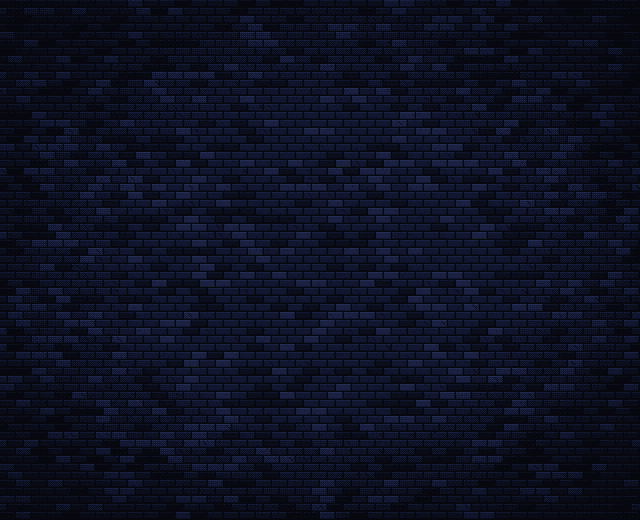
#> input picture mods/pixel-quest/art/bg-kit.png, 1280 x 1040 px, given in place of tablet-dark-none.png, which was not available (shown at 1/2 size)
$ python tab5.py
#> lines starting #> are read from the running program, lines starting #| are printed output that depends on the picture; after the words box and inside, x2 and y2 are one past the last pixel; in counts of white or black regions, pixels touching at a corner belong together
"""Pixel Quest 3단계 시안 5차 — 석판(터미널 뒤 그림)을 구역마다 처음부터 그린다.

실제 석판 그림(art/look/tablet-dark-none.png + deco-dark-none-136.png의 이끼)을 바탕으로 삼고,
글자 줄이 놓이는 칸 밖에만 구역의 그림을 둔다:
  - 위 여백(10px = 5도트), 아래 여백(8px = 4도트): 글자 칸 밖이라 절대 글자 뒤가 아님
  - 오른쪽 아래 구석의 큰 그림 하나, 오른쪽 위 구석의 매달린 것: 줄이 아주 길 때만 글자 뒤
  - 왼쪽 아래(프롬프트가 놓이는 곳)는 비운다
모든 그림은 반 크기(도트 2px)에서 그린다. 글자는 GalmuriMono11 12px로 직접 얹는다.
"""
import math
import os
import random

import numpy as np
from PIL import Image, ImageDraw, ImageFont

ROOT = os.path.abspath(os.path.join(os.path.dirname(__file__), '../..'))
ART = os.path.join(ROOT, 'mods/pixel-quest/art')
TERM = (282, 88, 1268, 772)
TW, TH = TERM[2] - TERM[0], TERM[3] - TERM[1]
W2, H2 = TW // 2, TH // 2
PAD_X, PAD_Y, PITCH, ROWS = 10, 11, 19, 35           # 글자 칸: 첫 줄 위 11px, 줄 간격 19px, 35줄
TOP_FREE, BOT_FREE = 5, 4                              # 글자 칸 밖 여백(도트)
FONT = ImageFont.truetype(os.path.join(ART, '../fonts/GalmuriMono11.ttf'), 12)


def source():
    """화면에 보이는 석판(이끼 포함)과 이끼 자리, 글자 칸 크기로 잘라서."""
    t = Image.open(os.path.join(ART, 'look/tablet-dark-none.png')).convert('RGBA')
    d = Image.open(os.path.join(ART, 'look/deco-dark-none-136.png')).convert('RGBA')
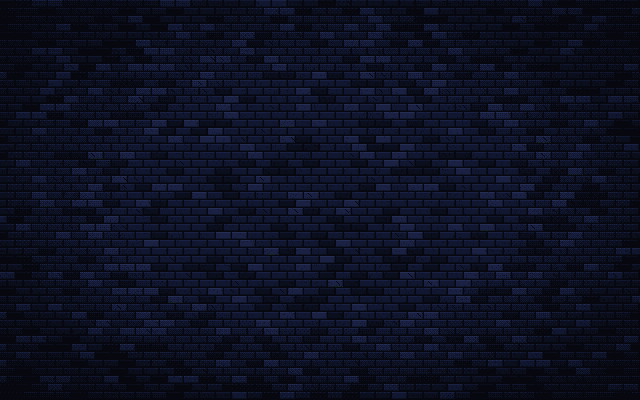
#> input picture mods/pixel-quest/art/bg-work.png, 1280 x 800 px, given in place of deco-dark-none-136.png, which was not available (shown at 1/2 size)
    c = Image.new('RGBA', d.size, (18, 23, 49, 255))
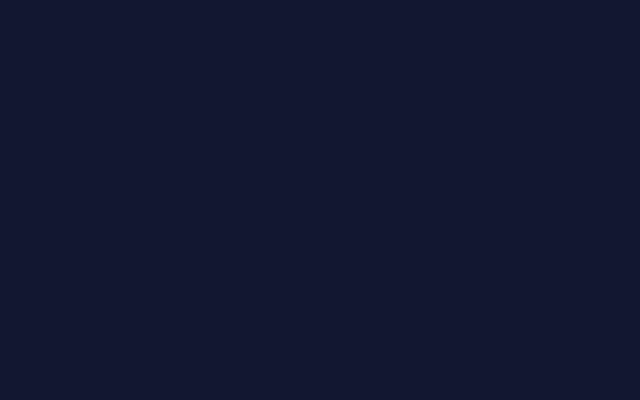
#> c: PIL image 1280x800 RGBA (shown at 1/2 size); mean R, G, B, A 18, 23, 49, 255
    c.alpha_composite(t.resize(d.size))
    plain = np.array(c.convert('RGB')).astype(np.float32)
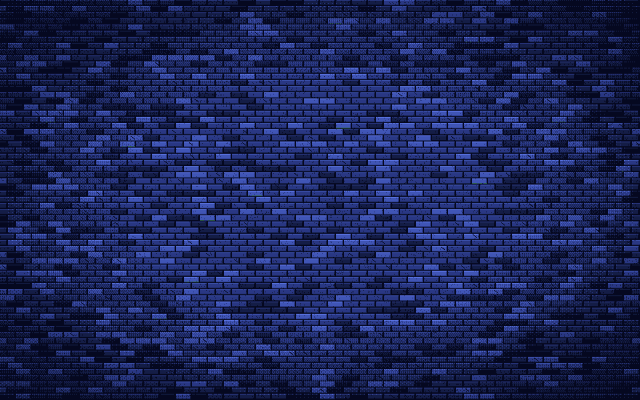
#> plain: shape (800, 1280, 3) float32 (shown at 1/2 size); mean R, G, B 12.8, 16.1, 33.3; drawn with min black and max white
    ox, oy = TERM[0] - 277, TERM[1] - 47
    moss = np.array(d)[..., 3][oy:oy + TH, ox:ox + TW] > 60
#> moss: shape (684, 986) bool; every value is 1
    return plain[oy:oy + TH, ox:ox + TW], moss


SRC, MOSS = source()
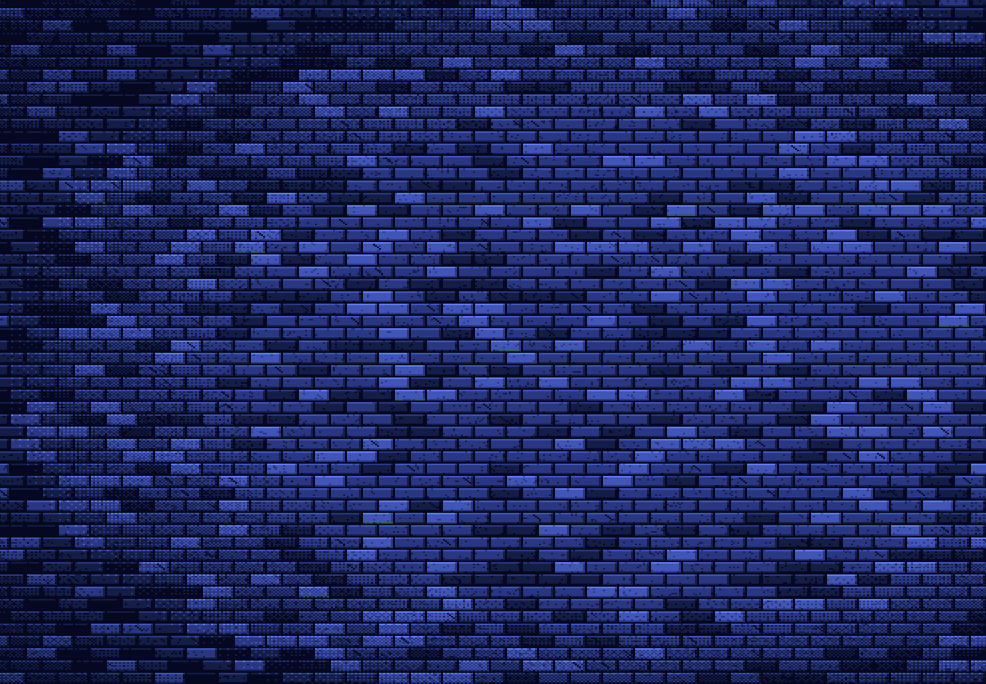
#> SRC: shape (684, 986, 3) float32; mean of channels 0, 1, 2 13.8, 17.4, 35.9; drawn with min black and max white
LUM = (0.3 * SRC[..., 0] + 0.59 * SRC[..., 1] + 0.11 * SRC[..., 2]) / 255
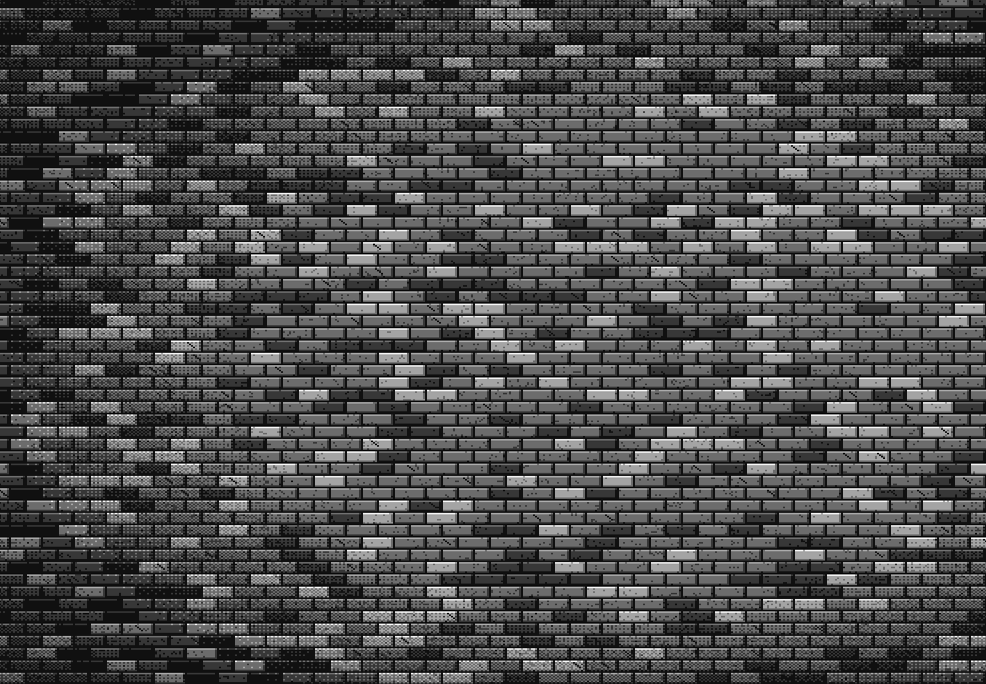
#> LUM: shape (684, 986) float32; min 0.0183, max 0.2, mean 0.0721; drawn with min black and max white
YY, XX = np.mgrid[0:TH, 0:TW].astype(np.float32)


def blur(m, r):
#> called with r = 5
    m = m.astype(np.float32)
    for ax in (0, 1):
        acc = np.zeros_like(m)
        for dd in range(-r, r + 1):
            acc += np.roll(m, dd, ax)
        m = acc / (2 * r + 1)
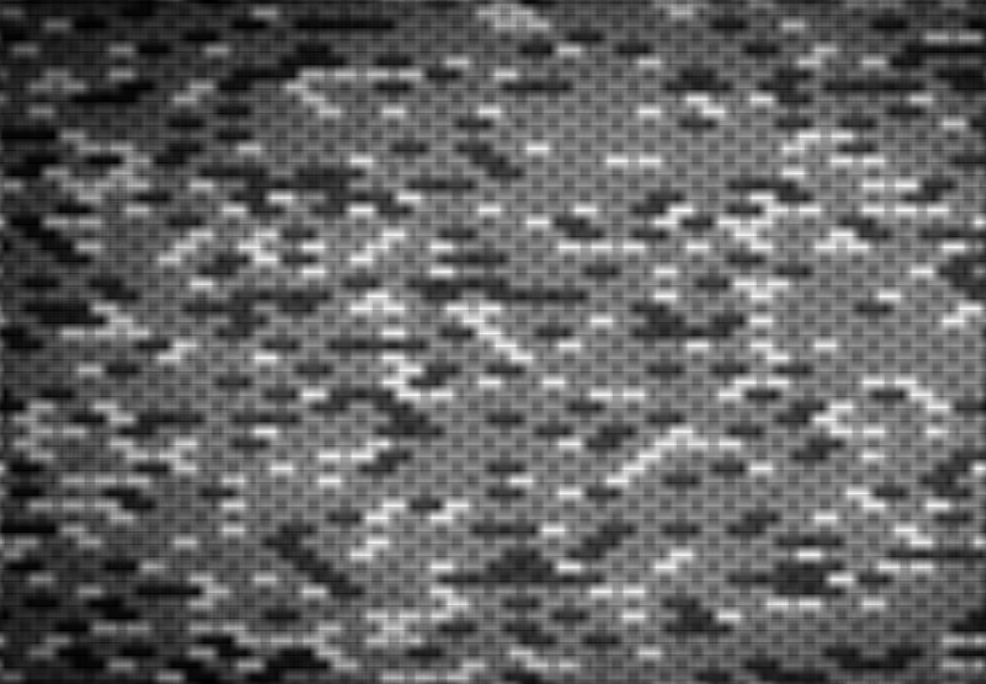
#> acc: shape (684, 986) float32; min 0.324, max 1.53, mean 0.793; drawn with min black and max white
    return m


SOFT = blur(LUM, 5)
CRACK = LUM < SOFT * 0.94                              # 석판의 금
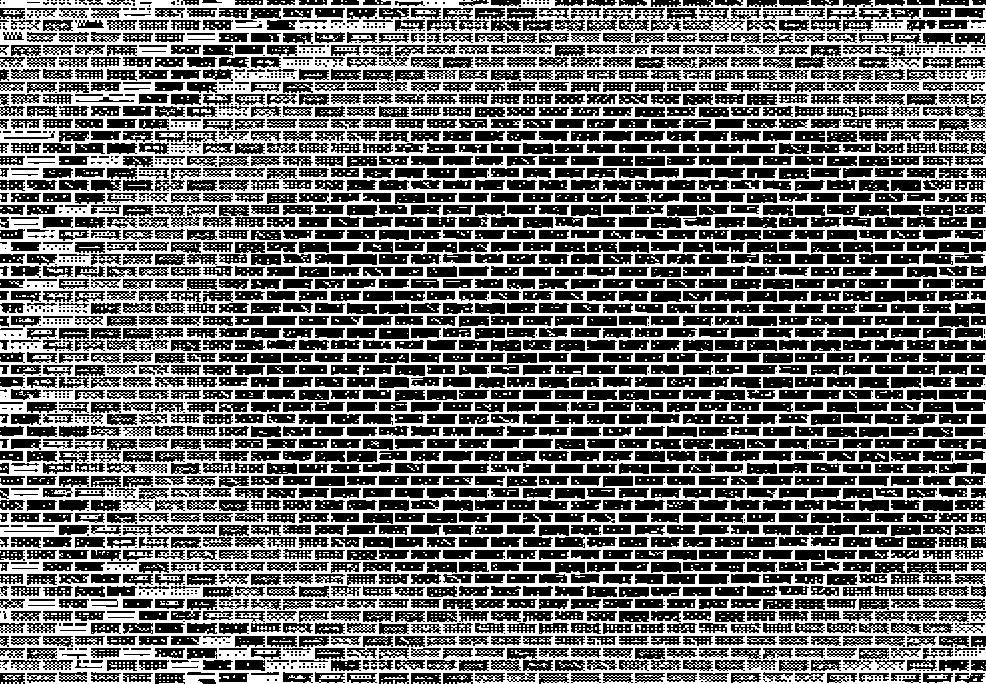
#> CRACK: shape (684, 986) bool; 42.7% white; 4629 white regions (4456 under 20 px), largest, box (x1, y1, x2, y2) and area: (0, 0, 986, 684) 264339, (237, 96, 261, 101) 75, (47, 367, 69, 372) 74
MOSS2 = MOSS[::2, ::2]                                 # 도트 격자의 이끼 자리
#> MOSS2: shape (342, 493) bool; every value is 1


# [8 lines left out: function noise, not called in this run]


class Dots:
    """도트(2px) 층. 색과 덮는 정도."""

    # [10 lines left out: functions __init__, px, not called in this run]

    def get(self, x, y):
        return self.a[int(y), int(x)] > 0 if 0 <= x < self.w and 0 <= y < self.h else False

    # [24 lines left out: functions paste, art, onto, glow, not called in this run]


# ── 구현용 기록 장치 (art-src/gen_zones.py): 석판 재질이 끝난 뒤의 덧그림(장면)을 한 겹으로 모은다.
# 덧그림은 전부 "색을 덮는 정도만큼 덮기"라서, 순서대로 겹치면 하나의 반투명 층(색, 덮는 정도)이 된다.
REC = None


class Rec:
    # [4 lines left out: function __init__, not called in this run]

    def over(self, al, col):
        self.p = self.p * (1 - al[..., None]) + col * al[..., None]
        self.al = al + self.al * (1 - al)


def rec_start(a):
    global REC
    REC = Rec(a)


# [4 lines left out: function rec_stop, not called in this run]


def record(a, al, col):
    if REC is not None and REC.target is a:
        REC.over(al.astype(np.float32), col.astype(np.float32))


# [66 lines left out: functions over, slab, ground, prism, boulder, not called in this run]


def dim(pal, k, to):
    """그림을 석판 쪽으로 가라앉힌다(멀리 있는 것처럼)."""
    return {ch: tuple(c[i] * k + to[i] * (1 - k) for i in range(3)) for ch, c in pal.items()}


# ---------- 글자 ----------
# [12 lines left out: function text, not called in this run]


def ansi(th):
    return dict(zip(['k', 'r', 'g', 'y', 'b', 'm', 'c', 'w', 'K', 'R', 'G', 'Y', 'B', 'M', 'C', 'W'], th))


THEME = ['#0b0e1c', '#e0564f', '#5cc46a', '#f0c24a', '#5a8cf0', '#c77ad8', '#4fc4c4', '#c8c0b0', '#807aa4', '#ff8070', '#8ee07a', '#f6d870', '#8ab4ff', '#e8a0f0', '#7ee8e0', '#fff4c8']


def hx(s):
    return tuple(int(s[i:i + 2], 16) for i in (1, 3, 5))


# [58 lines left out: functions demo, talk, render, not called in this run]


def rl(c):
    v = [(x / 255 / 12.92) if x / 255 <= 0.03928 else ((x / 255 + 0.055) / 1.055) ** 2.4 for x in c]
    return 0.2126 * v[0] + 0.7152 * v[1] + 0.0722 * v[2]


def contrast(c1, c2):
    a, b = sorted([rl(c1), rl(c2)], reverse=True)
    return (a + 0.05) / (b + 0.05)
